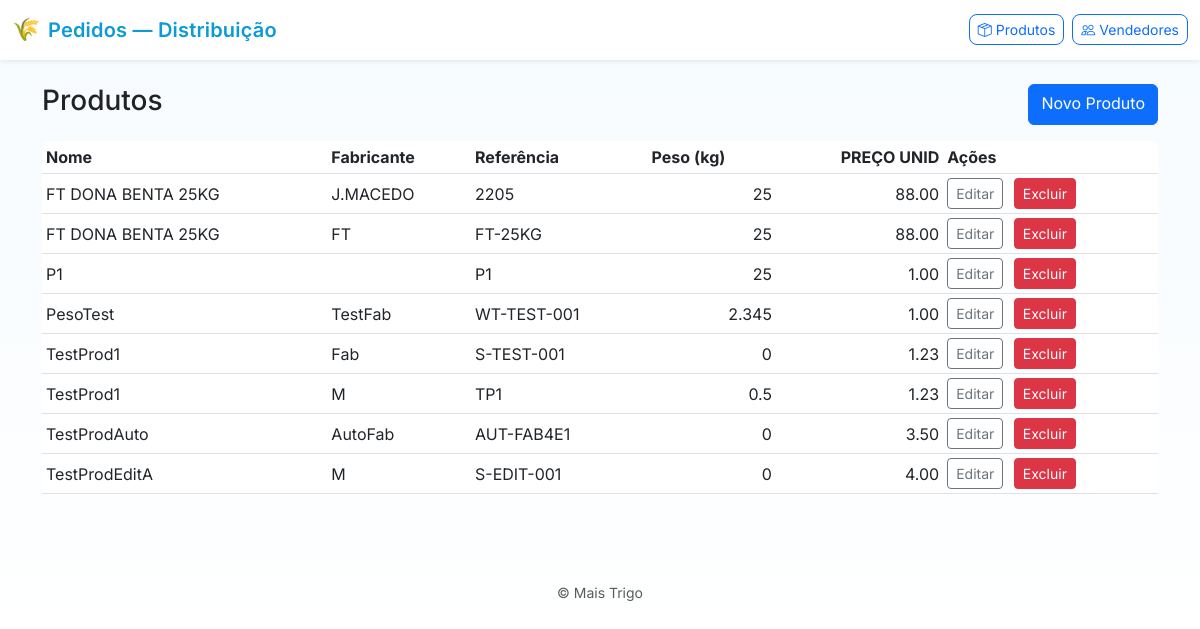
/products, run on an earlier commit of the app's database.
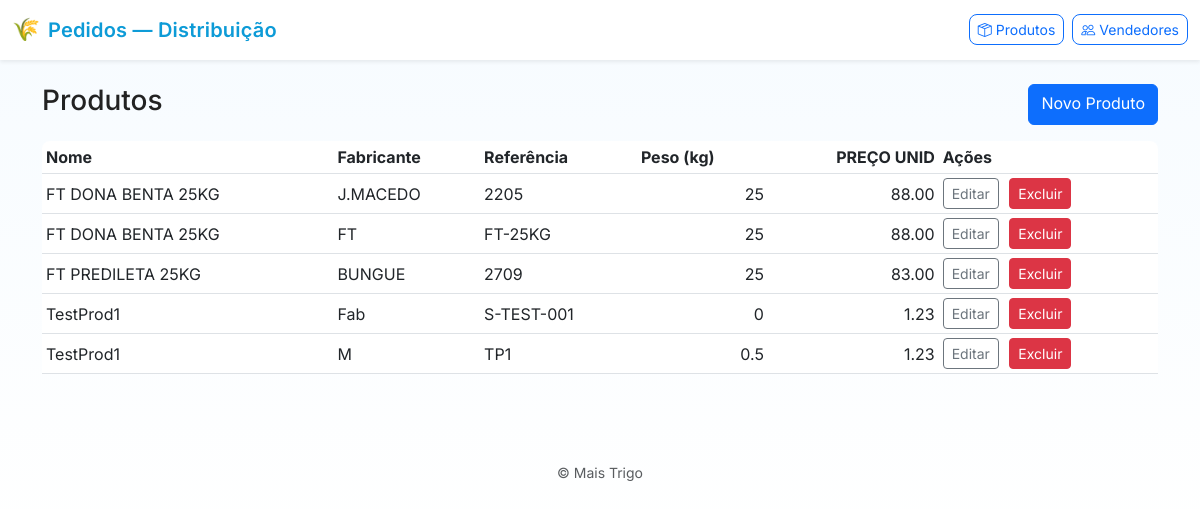
And on a later commit of the database.
### app/models.py (models this page shows)
class Product(db.Model):
    id = db.Column(db.Integer, primary_key=True)
    name = db.Column(db.String(200), nullable=False)
    manufacturer = db.Column(db.String(200))
    sku = db.Column(db.String(100), unique=True)
    unit_price = db.Column(db.Float, default=0.0)
    weight = db.Column(db.Float, default=0.0)

### app/routes.py (the view)
@bp.route('/products')
def products():
    ps = Product.query.order_by(Product.name).all()
    return render_template('products.html', products=ps)

### app/templates/products.html
{% extends 'layout.html' %}
{% block content %}
  <div class="d-flex justify-content-between mb-3">
    <h3>Produtos</h3>
    <a class="btn btn-primary" href="{{ url_for('main.new_product') }}">Novo Produto</a>
  </div>
  <div class="table-responsive">
    <table class="table table-sm table-hover align-middle">
      <thead>
        <tr><th>Nome</th><th>Fabricante</th><th>Referência</th><th>Peso (kg)</th><th class="text-end">PREÇO UNID</th><th>Ações</th></tr>
      </thead>
      <tbody>
        {% for p in products %}
          <tr>
            <td>{{ p.name }}</td>
            <td>{{ p.manufacturer or '' }}</td>
            <td>{{ p.sku }}</td>
            <td class="text-end">{{ p.weight|fmt_weight }}</td>
            <td class="text-end">{{ '%.2f'|format(p.unit_price or 0.0) }}</td>
            <td>
              <a class="btn btn-sm btn-outline-secondary" href="{{ url_for('main.edit_product', product_id=p.id) }}">Editar</a>
              <form method="post" action="{{ url_for('main.delete_product', product_id=p.id) }}" style="display:inline-block; margin-left:6px;" onsubmit="return confirm('Remover produto {{ p.name }}?');">
                <button class="btn btn-sm btn-danger" type="submit">Excluir</button>
              </form>
            </td>
          </tr>
        {% endfor %}
      </tbody>
    </table>
  </div>
{% endblock %}

### app/templates/layout.html (shortened to what this page needs)
<!doctype html>
<html lang="pt-BR">
  <head>
    <link href="https://cdn.jsdelivr.net/npm/bootstrap@5.3.0/dist/css/bootstrap.min.css" rel="stylesheet">
    <link rel="stylesheet" href="https://cdn.jsdelivr.net/npm/bootstrap-icons@1.10.5/font/bootstrap-icons.css">
    <link rel="stylesheet" href="/static/style.css">
  </head>
  <body>
    <nav class="navbar navbar-expand-lg navbar-light bg-white shadow-sm mb-4">
      <div class="container-fluid">
        <a class="navbar-brand d-flex align-items-center" href="/">
          <span class="brand-logo me-2">🌾</span>
          <span class="brand-title">Pedidos — Distribuição</span>
        </a>
        <div class="d-flex">
          <a class="btn btn-outline-primary btn-sm me-2" href="/products"><i class="bi bi-box-seam me-1"></i>Produtos</a>
          <a class="btn btn-outline-primary btn-sm" href="/vendors"><i class="bi bi-people me-1"></i>Vendedores</a>
        </div>
      </div>
    </nav>
    <div class="container">
      {% block content %}{% endblock %}
    </div>
    <footer class="mt-5 py-4 text-center text-muted small">
      &copy; Mais Trigo
    </footer>
  </body>
  </html>

### app/static/style.css (style rules this page uses)
:root { --bg: #f8fbff; --card-bg: #ffffff; --accent: #0d9bd7; --muted: #6c757d; --radius: 10px; --shadow: 0 10px 30px rgba(13,155,215,0.06); }
body { padding-bottom: 40px; font-family: 'Inter', system-ui, -apple-system, "Segoe UI", Roboto, "Helvetica Neue", Arial; background: linear-gradient(180deg, #f6fbff 0%, #ffffff 100%); color: #222; }
.navbar .brand-logo { font-size: 1.4rem; transform: translateY(-1px); }
.navbar .brand-title { font-weight: 600; color: var(--accent); letter-spacing: 0.2px; }
.btn-outline-primary { border-radius: 8px; transition: all .15s ease; }
.table-responsive { border-radius: 8px; overflow: hidden; }

What changed in the data, as far as the page shows it:
removed Product: name "PesoTest", manufacturer "TestFab", sku "WT-TEST-001", weight|fmt_weight "2.345", unit_price "1.00"
removed Product: name "TestProdAuto", manufacturer "AutoFab", sku "AUT-FAB4E1", weight|fmt_weight "0", unit_price "3.50"
removed Product: name "TestProdEditA", manufacturer "M", sku "S-EDIT-001", weight|fmt_weight "0", unit_price "4.00"
changed Product: name "P1" → "FT PREDILETA 25KG"; manufacturer (not shown) → "BUNGUE"; sku "P1" → "2709"; unit_price "1.00" → "83.00"
